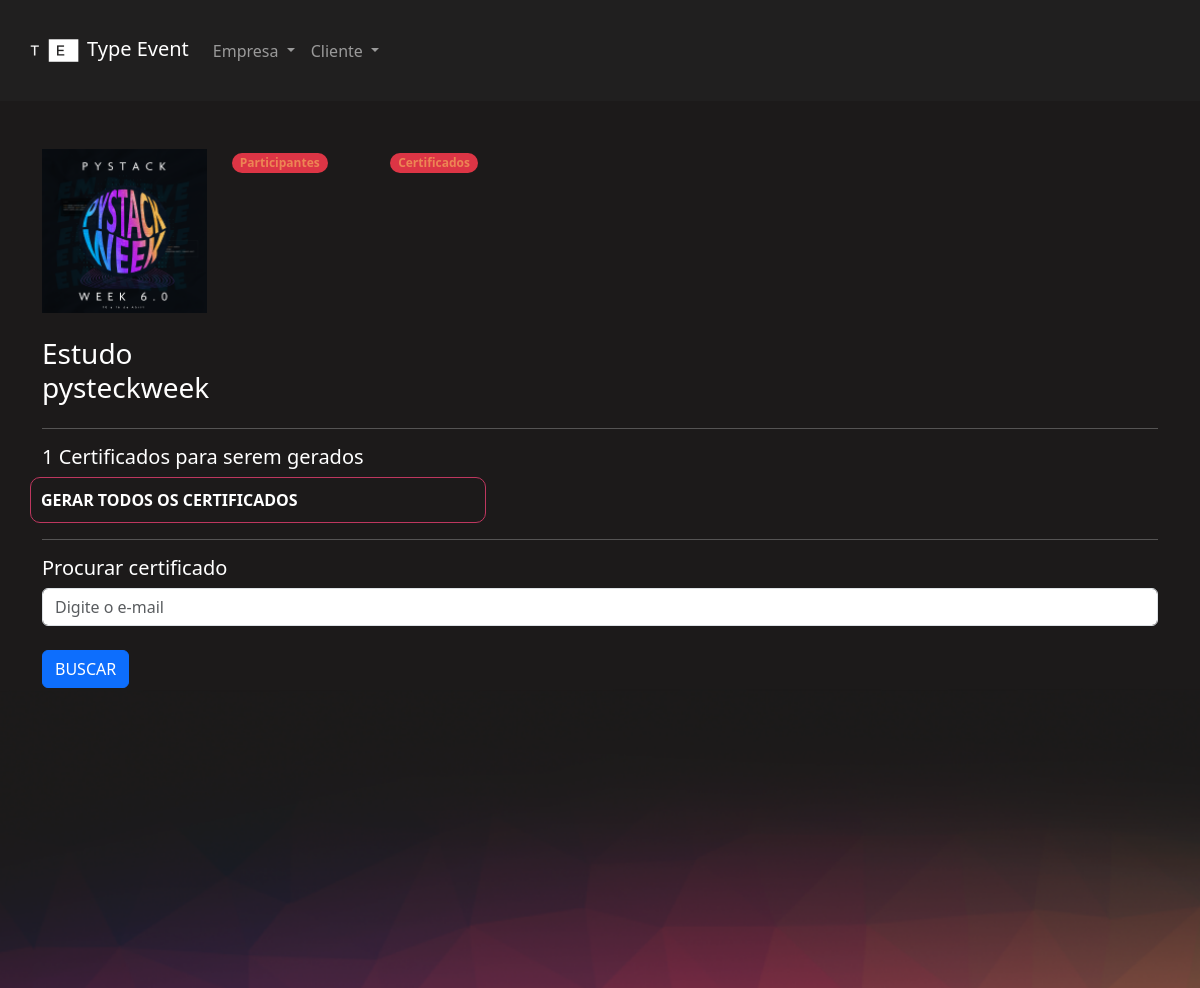
Page /eventos/certificados_evento/6/ (signed in) on the committed database.
### eventos/models.py (models this page shows, shortened)
class Evento(models.Model):
    criador = models.ForeignKey(User, on_delete=models.DO_NOTHING, null=True, blank=True)
    nome = models.CharField(max_length=200)
    descricao = models.TextField()
    data_inicio = models.DateField()
    data_termino = models.DateField()
    carga_horaria = models.IntegerField()
    logo = models.ImageField(upload_to='logos')
    participantes = models.ManyToManyField(User, related_name='evento_participante', null=True, blank=True)
    cor_principal = models.CharField(max_length=7)
    cor_secundaria = models.CharField(max_length=7)
    cor_fundo = models.CharField(max_length=7)

### eventos/views.py (the view)
# urls.py: path('certificados_evento/<int:id>/', views.certificados_evento, name="certificados_evento"),
def certificados_evento(request, id):
    evento = get_object_or_404(Evento, id=id)
    if not evento.criador == request.user:
        raise Http404('Esse evento não pode ser acessado')
    if request.method == 'GET':
        qtd_certificados = evento.participantes.all().count() - Certificado.objects.filter(evento=evento).count()
        return render(request, 'certificados_evento.html', {'qtd_certificados': qtd_certificados, 'evento': evento})

### eventos/templates/certificados_evento.html (shortened to what this page needs)
{% extends "bases/base_evento.html" %}
{% load static %}
{% block 'importacoes' %}
    <link href="{% static 'evento/css/gerenciar_evento.css' %}" rel="stylesheet">
{% endblock %}
{% block 'conteudo' %}
    <div class="container">
        <br>
        <br>
        <div class="row">
            <div class="col-md-2">
                <img width="100%" src="/media/{{evento.logo}}">
                <br>
                <br>
                <h3>{{evento.nome}}</h3>
            </div>
            <div class="col-md">
                <div class="row">
                    <div class="col-md-2">
                        <span class="badge rounded-pill text-bg-danger"><a class="link" href="{% url 'participantes_evento' evento.id %}">Participantes</a></span>
                    </div>
                    <div class="col-md-2">
                        <span class="badge rounded-pill text-bg-danger"><a class="link" href="{% url 'certificados_evento' evento.id %}">Certificados</a></span>
                    </div>
                </div>
            </div>
        </div>
        <hr>
        <div class="row">
            <h5>{{qtd_certificados}} Certificados para serem gerados</h5>
            {% if qtd_certificados > 0 %}
                <a href="{% url 'gerar_certificado' evento.id %}" class="btn-principal link" style="width: 40%">GERAR TODOS OS CERTIFICADOS</a>
            {% endif %}
        </div>
        <hr>
        <div class="row">
            <h5>Procurar certificado</h5>
            <br>
            <form action="{% url 'procurar_certificado' evento.id %}" method="POST">
                <input type="email" class="form-control" placeholder="Digite o e-mail" name="email">{% csrf_token %}
                <br>
                <input type="submit" value="BUSCAR" class="btn btn-primary">
            </form>
        </div>
    </div>
{% endblock %}

### templates/static/geral/css/base.css (style rules this page uses)
body { color: white !important; }
:root { --main-color: #201F1F; --dark-color: #1C1A1A; --contrast-color: #BE375F; --differential-color: #ED8554; }

### templates/static/evento/css/evento.css (style rules this page uses)
body { background-color: #1C1A1A; }

### templates/static/usuarios/css/usuarios.css (style rules this page uses)
.link { color: var(--differential-color); text-decoration: none; }
.btn-principal { background-color: transparent; border: 1px solid var(--contrast-color); color: white; padding: 10px; border-radius: 10px; font-weight: bold; }

### rows in the picture
Evento: logo (picture), nome "Estudo pysteckweek"

### other values in the picture
{{ qtd_certificados }} "1"
